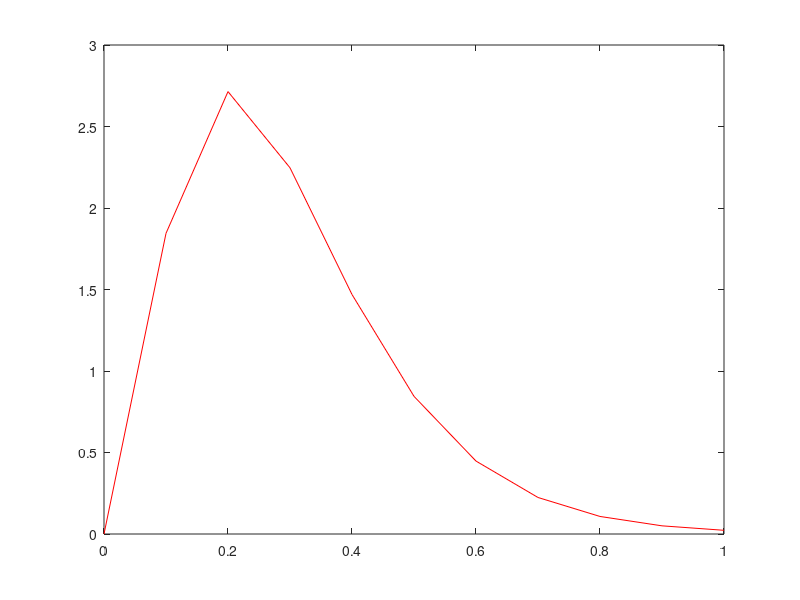

Reproduce this figure in MATLAB. (Note: this script raises an error after producing the figure.)
% Copyright (c) 2021 Francesca Scarabel
% This code is distributed under the MIT license, see LICENSE for 
% licensing information. 
% 
% If using this code, please cite 
% Scarabel F, Diekmann O, Vermiglio R (2021). Numerical bifurcation analysis of renewal equations via pseudospectral approximation, 
% Journal of Computational and Applied Mathematics, 397:113611. https://doi.org/10.1016/j.cam.2021.113611

% MC_example21
% command line instructions for the MatCont continuation of the system defined
% in PS_example21.m
% (Diekmann & Montijn, JMB, 1982)

clear;
clearvars -global cds
close all

% Discretization parameters
M=20;

% Initial parameter values
d1=1; d2=0; % dimension of RE and DDE, respectively
loggamma=-1;
q=0.6;
tau=1;

par=[loggamma,q,tau,M]';

%% Computation of Fourier coefficients

k=3; theta=0.1; 
kernel_shape = @(s) s.^(k-1).*exp(-s./theta).*(s<=tau);
kernel = @(s) kernel_shape(s)/integral(@(sigma) kernel_shape(sigma),0,tau);
figure(23)
plot(0:0.1:tau, kernel(0:0.1:tau),'r')

nquad = M-1; %2*M; %max([M,20]);
[QuadWeights,QuadNodes]=cheb_quad(nquad,-tau,0);
kernel_shape = @(s) s.^(k-1).*exp(-s./theta).*(s<=tau);
norm_const = QuadWeights*kernel_shape(-QuadNodes); %integral(@(sigma) kernel_shape(sigma),0,tau);
kernel = @(s) kernel_shape(s)/norm_const;
hold on
plot(0:0.1:tau, kernel(0:0.1:tau),'b')

%figure(10); clf
%plot(0:0.01:1, kernel(0:0.01:1));

for nn=1:5
    Fourier(nn) = 2*integral(@(s) kernel(s).*sin(2*pi*nn*s),0,1)
end

%%
% Approximated equilibrium corresponding to par
xeq=0;
yeq=[];

% Continuation parameters
ap1=1; % index of the continuation parameter in the vector par
%ap2=2;
%ap3=3;
TOL=1e-10;
TestTOL=1e-6;

%% Continuation process

MM=d1*M+d2*(M+1); % dimension of the approximating ODE system
handles=feval(@PS_example21);
opt=contset;
global cds;

%% Equilibrium continuation from initial point [xeq;yeq]

display('Starting equilibrium continuation from initial point');
par0=par;

% set options
opt=contset(opt,'Singularities',1);
opt=contset(opt,'FunTolerance',TOL); opt=contset(opt,'VarTolerance',TOL);
opt=contset(opt,'TestTolerance',TestTOL);
opt=contset(opt,'Eigenvalues',1);
opt=contset(opt,'MaxNumPoints',100);
% opt=contset(opt,'MaxStepsize',1e-1);

opt=contset(opt,'Backward',0);
state_eq=feval(handles{1},M,xeq,yeq); % initializes equilibrium vector
[x0,v0]=init_EP_EP(@PS_example21,state_eq,par0,ap1);
[xe,ve,se,he,fe]=cont(@equilibrium,x0,v0,opt); xe(end,end)
while ((length(se)<3) && xe(end,end)< 10)
    [xe,ve,se,he,fe]=cont(xe,ve,se,he,fe,cds); xe(end,end)
end

figure(1); clf;
cpl(xe,ve,se,[MM+1 1]);
hold on;

%% Detection of singular points
% xe,ve,se,he,fe = output of previous continuation
% par = current parameter vector
% ap1 = index of continuation parameter in vector par

% BP, branching point
BP_index=[];
for ii=1:length(se)
    if strcmp(se(ii).label,'BP')==1
        BP_index=se(ii).index;
        sBP=se(ii);
        break;
    end
end
par(ap1)=xe(end,BP_index);
BP=xe(1:MM,BP_index);

xeBP=xe; veBP=ve; seBP=se; heBP=he; feBP=fe;
parBP=par;

%% Equilibrium continuation from BP
% BP = vector of variables at BP
% parBP = parameter vector at BP
% sBP = information about BP from previous continuation
display('Starting equilibrium continuation from BP');

% set options
opt=contset(opt,'MaxNumPoints',500);

opt=contset(opt,'Backward',0);
% 
% % detection of the equilibrium (or limit cycle) at selected points
% UserInfo.name='userf'; UserInfo.state=1; UserInfo.label='P ';
% opt=contset(opt,'Userfunctions',1);
% opt=contset(opt,'UserfunctionsInfo',UserInfo);

[x0,v0]=init_BP_EP(@PS_example21,BP,parBP,sBP,0.001);
[xe,ve,se,he,fe]=cont(@equilibrium,x0,v0,opt); xe(end,end)
jj=1;
while ((length(se)<3) && xe(end,end)<4 && jj<5)
    [xe,ve,se,he,fe]=cont(xe,ve,se,he,fe,cds); xe(end,end)
    jj=jj+1;
end

if xe(end,end)<0
    opt=contset(opt,'Backward',1);
    [x0,v0]=init_BP_EP(@PS_example21,BP,parBP,sBP,0.001);
    [xe,ve,se,he,fe]=cont(@equilibrium,x0,v0,opt); xe(end,end)
    jj=1;
    while ((length(se)<3) && xe(end,end)<10 && jj<5)
        [xe,ve,se,he,fe]=cont(xe,ve,se,he,fe,cds); xe(end,end)
        jj=jj+1;
    end
    opt=contset(opt,'Backward',0);
end

%% Plot
figure(1)
cpl(xe,ve,se,[MM+1 1]);
xlabel('beta');
title('Bifurcation Example 2.1')

% Plot of bifurcation diagram of first component
angles = pi*(2*[1:M]'-1)/(2*M); 
Nodes = [0;0.5*tau*cos(angles)-0.5*tau];
DD = poldif(Nodes,1);
DM = DD(2:end,2:end);

p = pi*(2*(0:M-1)'+1)/(2*M);
x=[1;sin(pi/2-p)]; % nodes with addition of 1 % either cos(p) or sin (pi/2-p) 
X=repmat(x,1,M+1);
dX=X-X';
c=[2^(M-1)/M*prod(dX(1,2:end)); ((-1).^(0:M-1)').*dX(2:end,1)./sin(p)];
D=(c*(1./c'))./(dX+(eye(M+1)));
D=D-diag(sum(D')); % differentiation matrix
% scaling
Nodes = 0.5*tau*(x-1);
DM = 2/tau*D(2:end,2:end);

nquad = M-1;
[QuadWeights,QuadNodes]=cheb_quad(nquad,-tau,0);

b0 = zeros(size(xe,2),1);
for index_sol = 1:size(xe,2)
   
    derb = DM*xe(1:end-1,index_sol);
    der_quad = polint(Nodes(2:end),derb,QuadNodes);
    int1 = QuadWeights*(kernel(-QuadNodes).*der_quad);

    FM = exp(xe(end,index_sol))*(1-QuadWeights*der_quad)*int1;
    b0(index_sol) = FM; % select component in node -tau
end

figure(10)
plot(xe(end,:),b0,'b');
hold on

for ii=2:length(se)-1
    index=se(ii).index;
    plot(xe(end,index),b0(index),'or');
end

% Plot of eigenvalues at selected points
num_hopf=0; % used only to select first Hopf point
for jj=1:size(se,1)
    index = se(jj).index;
    if strcmp(se(jj).label,'P ')==1
        figure
        lambda=fe(:,index);
        plot(real(lambda),imag(lambda),'o');
        title(['Eigenvalues, M=',num2str(M),', log(gamma)= ',num2str(xe(end,index))]);
        % savefig([num2str(M),'_eig_gamma',num2str(round(xe(end,index)))]);
    elseif (strcmp(se(jj).label,'H ')==1)
        figure
        lambda=fe(:,index);
        plot(real(lambda),imag(lambda),'o');
        title(['Eigenvalues at H, M=',num2str(M),', gamma= ',num2str(xe(end,index))]);
        % savefig([num2str(M),'_eig_H_',num2str(num_hopf)]);
        num_hopf=num_hopf+1;
    end
end

%% Detection of singular points
% H, Hopf point

num_hopf=0;
H_index=[];
for ii=1:size(se)
    if strcmp(se(ii).label,'H ')==1
        num_hopf=num_hopf+1;
%        Hopf(M,num_hopf) = xe(end,se(ii).index);
        if num_hopf==1
            H_index=se(ii).index;
        end
    end
end
par(ap1)=xe(end,H_index);
H=xe(1:MM,H_index);

xeH=xe; veH=ve; seH=se; heH=he; feH=fe;
parH=par;


%% Limit cycle continuation from H
% H = vector of variables at H
% parH = parameter vector at H
% ap1 = index of continuation parameter in vector par
display('Starting LC continuation from H');

% set options
TestTOL=1e-6; TOL=1e-6;
opt=contset(opt,'FunTolerance',TOL); opt=contset(opt,'VarTolerance',TOL);
opt=contset(opt,'TestTolerance',TestTOL);

opt=contset(opt,'MaxNumPoints',100);
opt=contset(opt,'Singularities',1);
opt=contset(opt,'Multipliers',1);
opt=contset(opt,'MaxStepSize',0.1);
%opt=contset(opt,'MaxStepSize',5e-2); % M=15
%opt=contset(opt,'Adapt',3);

ntst=40; % number of intervals
ncol=4; % degree of polynomial

% % detection of the equilibrium (or limit cycle) at selected points
% opt=contset(opt,'Userfunctions',1);
% opt=contset(opt,'UserfunctionsInfo',UserInfo);

[x0,v0]=init_H_LC(@PS_example21,H,parH,ap1,0.1,ntst,ncol);
[xlc,vlc,slc,hlc,flc]= cont(@limitcycle,x0,v0,opt); xlc(end,end)
% jj=0;
% while (xlc(end,end)<4 && jj<10)
%     [xlc,vlc,slc,hlc,flc]= cont(xlc,vlc,slc,hlc,flc,cds); xlc(end,end)
%     jj=jj+1;
% end

% save([num2str(M),'_example21_ntst_',num2str(ntst)]);

%% Plot max and min periodic solutions
Per_Solutions = zeros(ntst*ncol+1,size(xlc,2));
for ind_persol=1:size(xlc,2)
    for ind_mesh=1:ntst*ncol+1
        % BB=DM*xlc((ind_mesh-1)*(MM*ncol)+1:(ind_mesh-1)*(MM*ncol)+MM,ind_persol);
        % b0_per(ind_mesh)=polint(tau_max*UnitNodes(2:end),BB,0);
        derb = DM*xlc((ind_mesh-1)*MM+1:(ind_mesh-1)*MM+MM,ind_persol);
        der_quad = polint(Nodes(2:end),derb,QuadNodes);
        int1 = QuadWeights*(kernel(-QuadNodes).*der_quad);
        FM = exp(xlc(end,ind_persol))*(1-QuadWeights*der_quad)*int1;
        b0_per = FM;
        Per_Solutions(ind_mesh,ind_persol) = b0_per;

    end
        
end
    
upperbound=max(Per_Solutions);
lowerbound=min(Per_Solutions);

figure(10)
plot(xlc(end,:),upperbound,'g',xlc(end,:),lowerbound,'g');

for ii=2:length(slc)-1
    index=slc(ii).index;
    plot(xlc(end,index),upperbound(index),'or',xlc(end,index),lowerbound(index),'or');
end

% savefig([num2str(M),'_bif_ntst_',num2str(ntst)]);

%% save one periodic solution
index_per = 83;
for jj=1:ntst
Mesh(ncol*(jj-1)+1:ncol*jj+1) = linspace(flc(jj,index_per),flc(jj+1,index_per),ncol+1);
end
figure
plot(Mesh,Per_Solutions(:,index_per))

%%

ind_PD=1;
for jj=1:size(slc,1)
    index = slc(jj).index;
    if strcmp(slc(jj).label,'P ')==1
        figure
        lambda=flc(ntst+2:end,index);
        plot(real(lambda),imag(lambda),'o');
        title(['Multipliers, M=',num2str(M),', log(gamma)= ',num2str(xlc(end,index))]);
        % savefig([num2str(M),'_mult_gamma',num2str(round(xlc(end,index)))]);
    elseif strcmp(slc(jj).label,'PD ')==1 && ind_PD==1
        figure
        lambda=flc(ntst+2:end,index);
        plot(real(lambda),imag(lambda),'o');
        title(['Multipliers at PD, M=',num2str(M),', gamma= ',num2str(xlc(end,index))]);
        % savefig([num2str(M),'_mult_PD_ntst_',num2str(ntst)]);
        ind_PD=ind_PD+1;
    end
end



function [w,x]=cheb_quad(N,a,b)
% Output:
% x - N+1 Chebyshev nodes on [a,b] (x_0=a, x_N=b),
% w - weights of the quadrature formula in [a,b],
% see Trefethen 2000

    p=pi*(0:N)'/N;
    x=((a-b)*cos(p)+b+a)/2;

    % Quadrature weights
    w=zeros(1,N+1);
    ii=2:N;
    v=ones(N-1,1);
    if mod(N,2)==0
        w(1)=1/(N^2-1);
        w(N+1)=w(1);
        for k=1:N/2-1
            v=v-2*cos(2*k*p(ii))/(4*k^2-1);
        end
        v=v-cos(N*p(ii))/(N^2-1);
    else
        w(1)=1/N^2;
        w(N+1)=w(1);
        for k=1:(N-1)/2
            v=v-2*cos(2*k*p(ii))/(4*k^2-1);
        end
    end
    w(ii)=2*v/N;
    w=w*abs(b-a)/2;

end
